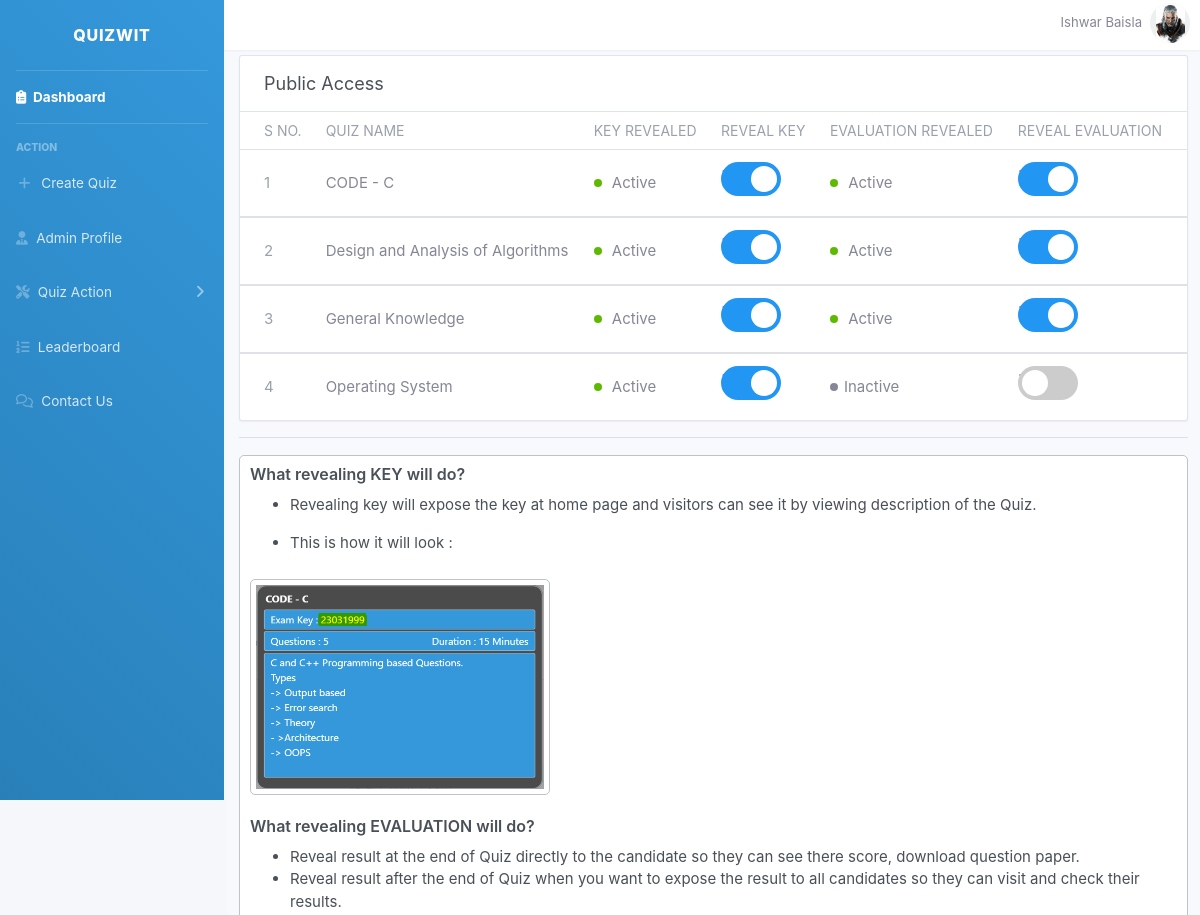
The app's page /public_access.php (signed in, upper part), older data.
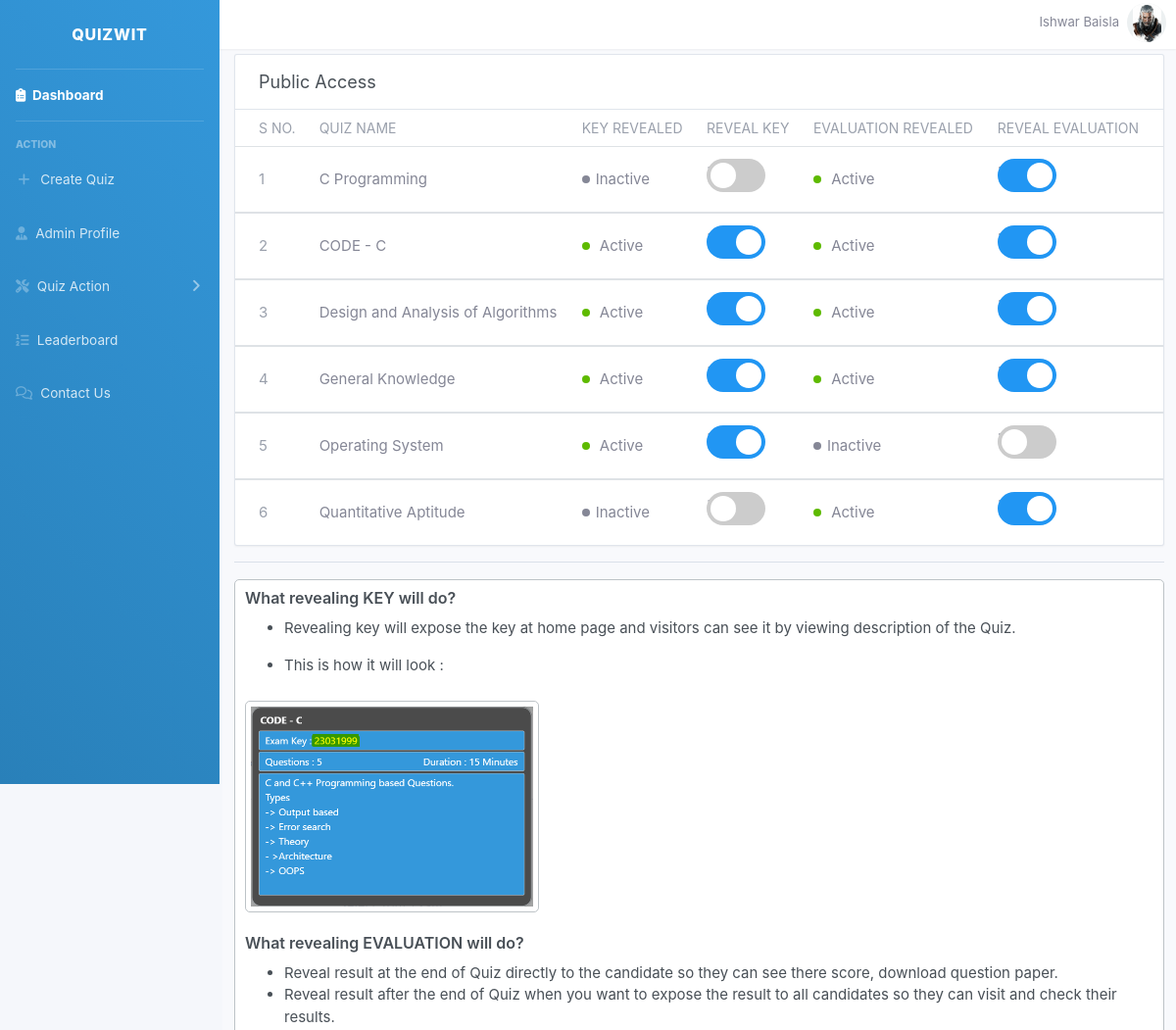
The same page, newer data.
### tables this page shows
CREATE TABLE `quizes` (
  `quiz_id` int(11) NOT NULL,
  `quiz_name` varchar(50) NOT NULL,
  `difficulty_level` char(30) NOT NULL,
  `description` varchar(1000) NOT NULL,
  `number_of_questions` int(11) NOT NULL,
  `is_active` int(11) NOT NULL,
  `active_timing` bigint(20) NOT NULL,
  `inactive_timing` bigint(20) NOT NULL,
  `Exam_key` varchar(30) NOT NULL,
  `key_access` tinyint(4) NOT NULL,
  `show_evaluation` tinyint(4) NOT NULL,
  `time_duration` int(11) NOT NULL,
  `marks_per_question` int(11) NOT NULL,
  `negative_marking` double NOT NULL,
  `passing_percentage` int(11) NOT NULL,
  `admin_email_id` int(11) NOT NULL,
  `time_stamp` varchar(100) NOT NULL
);

### public_access.php (the view, shortened to what the changed rows need)
<!DOCTYPE html>
<html>
<head>
</head>
</html>
<?php
    require_once('connection.php');
?>
<!DOCTYPE html>
<html>
	<?php include 'includes/header.php'; ?>
	<?php include 'includes/navbar.php'; ?>
	<div class="container">
		<div  style="margin-bottom: -40px;"class="row row-card row-deck">
			<div class="col-12">
				<div class="card">
					<div class="card-header">
						<h2 class="card-title">Public Access</h2>
					</div>
					<div class="table-responsive">
						<table class="table card-table table-vcenter text-nowrap">
							<thead>
								<tr>
									<th class="w-1">S No.</th>
									<th>Quiz Name</th>
									<th>Key Revealed</th>
									<th>Reveal Key</th>
									<th>Evaluation Revealed</th>
									<th>Reveal Evaluation</th>
								</tr>
							</thead>
							<tbody>
								<form action="toggle_state.php" method="get">
					        	<?php
					            $temp = "SELECT * FROM quizes WHERE admin_email_id='$_SESSION[admin_id]' ORDER BY quiz_name";
					            $result = mysqli_query($conn,$temp);
					            $i = 1;
					             $k=-1;
					             $m=1;
					            while($row = $result->fetch_assoc())
					            {
					               $sql = "SELECT * FROM question_bank WHERE quiz_id='$row[quiz_id]'";
					                    $temp = mysqli_query($conn,$sql);
					                  if($temp->num_rows>0)
					                  {
					                 $k = $k+1;
					                ?>
					                      <tr>
					                      	<td>
								              <span class="text-muted"><?php echo $i; ?></span>
								            </td>
					                        <td class="quiz-name"><?php echo $row['quiz_name']; ?></td>
					                    <td class="quiz-status">
					                        	<?php
					                        	if($row['key_access'])
					                    {
					                    	echo "<span class='status-icon bg-success'></span>
					                    		Active
					                    	<div class='count-active'></div>"; $m = 1;}
					                    else
					                    	{echo "<span class='status-icon bg-unsuccess'></span>Inactive";
					                     $m=2;}
					                    ?>
					                    </td>
					                    <td class='toggle'>
					                        <label class="switch">
					                        <?php
					                        if($m==1)
					                        {
					                        	?>
					                        <input class='check-key-access' onclick='change_key_access(<?php echo $row['quiz_id'];?>,<?php echo $k;?>)' type='checkbox' checked>;
					                        <?php
					                         }
					                         else {
					                         	?>
					                        <input class='check-key-access' onclick='change_key_access(<?php echo $row['quiz_id'];?>,<?php echo $k;?>)' type='checkbox' unchecked>;
                                              <?php
                                          }
                                          ?>
  											<span class="slider round"></span>
											</label>
					                    </td>
					                         <td class="quiz-status">
					                        	<?php
					                        	if($row['show_evaluation'])
					                    {
					                    	echo "<span class='status-icon bg-success'></span>
					                    		Active
					                    	<div class='count-active'></div>"; $m = 1;}
					                    else
					                    	{echo "<span class='status-icon bg-unsuccess'></span>Inactive";
					                     $m=2;}
					                    ?>
					                    </td>
					                    <td class='toggle'>
					                        <label class="switch">
					                        <?php
					                        if($m==1)
					                        {
					                        	?>
					                        <input class='check-evaluation' onclick='change_evaluation_access(<?php echo $row['quiz_id'];?>,<?php echo $k;?>)' type='checkbox' checked>;
					                        <?php
					                         }
					                         else {
					                         	?>
					                        <input class='check-evaluation' onclick='change_evaluation_access(<?php echo $row['quiz_id'];?>,<?php echo $k;?>)' type='checkbox' unchecked>;
                                              <?php
                                          }
                                          ?>
  											<span class="slider round"></span>
											</label>
					                    </td>
					                  </tr>
							</tbody>
							<?php
                                     $i =$i + 1;
					              }
					        }
					        ?>
						</table>
					</div>
				</div>
			</div>
		</div>
	</div>
</body>
</html>

Row changes from the older to the newer data that the page shows:
added quizes: quiz_name "C Programming", key_access 0 (drawn), show_evaluation 1 (drawn)
added quizes: quiz_name "Quantitative Aptitude", key_access 0 (drawn), show_evaluation 1 (drawn)
